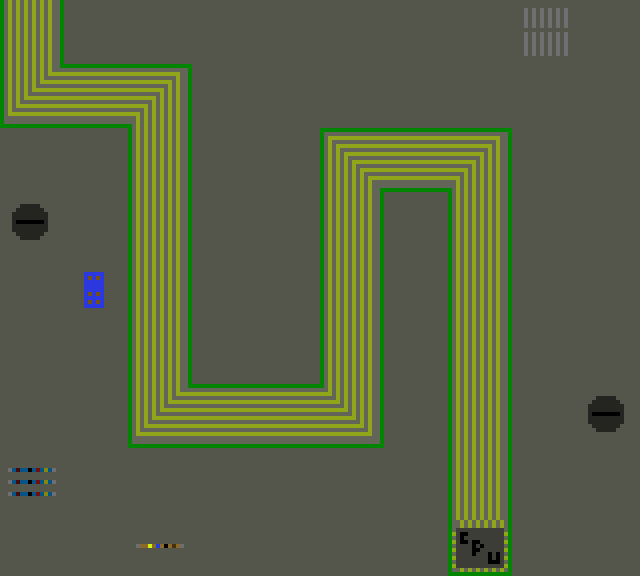

This is a level from a 2D game, rendered from its Tiled map with the project's own tilesets. A one-line summary and the map file follow, with tile-layer data summarised:
An orthogonal 10x9 tile map with 64x64 px tiles, 1 tile layer (Tile Layer 1).

<map version="1.0" orientation="orthogonal" renderorder="right-down" width="10" height="9" tilewidth="64" tileheight="64">
 <tileset firstgid="1" name="TowerDefense v5" tilewidth="64" tileheight="64">
  <image source="team/images/TowerDefense v5.png" width="1472" height="64" />
 </tileset>
 <layer name="Tile Layer 1" width="10" height="9">
  <data>[90 cells, 90 non-empty, 13 distinct tile ids]</data>
 </layer>
</map>
